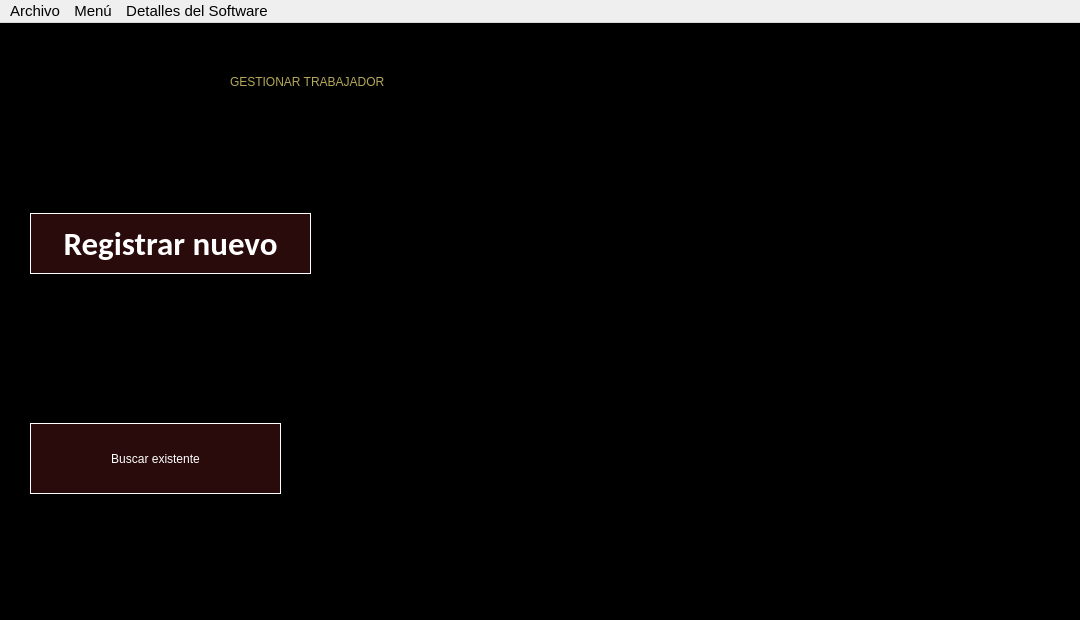
<?xml version="1.0" encoding="UTF-8"?>
<ui version="4.0">
 <class>MainWindow</class>
 <widget class="QMainWindow" name="MainWindow">
  <property name="geometry">
   <rect>
    <x>0</x>
    <y>0</y>
    <width>1080</width>
    <height>620</height>
   </rect>
  </property>
  <property name="minimumSize">
   <size>
    <width>1080</width>
    <height>620</height>
   </size>
  </property>
  <property name="maximumSize">
   <size>
    <width>1080</width>
    <height>620</height>
   </size>
  </property>
  <property name="font">
   <font>
    <pointsize>9</pointsize>
   </font>
  </property>
  <property name="windowTitle">
   <string>Gestión de Sueldos</string>
  </property>
  <property name="styleSheet">
   <string notr="true">QWidget#centralwidget{
background-color: rgb(0, 0, 0);
}
</string>
  </property>
  <widget class="QWidget" name="centralwidget">
   <widget class="QLabel" name="label">
    <property name="geometry">
     <rect>
      <x>230</x>
      <y>20</y>
      <width>651</width>
      <height>78</height>
     </rect>
    </property>
    <property name="styleSheet">
     <string notr="true">font: 700 40pt &quot;Calibri&quot;;
color: rgb(182, 169, 89);
</string>
    </property>
    <property name="text">
     <string>GESTIONAR TRABAJADOR</string>
    </property>
   </widget>
   <widget class="QPushButton" name="pushButton_BuscarExistente">
    <property name="geometry">
     <rect>
      <x>30</x>
      <y>400</y>
      <width>251</width>
      <height>71</height>
     </rect>
    </property>
    <property name="autoFillBackground">
     <bool>false</bool>
    </property>
    <property name="styleSheet">
     <string notr="true">font: 700 25pt &quot;Calibri&quot;;
color: white;
border: 1px solid white;
background-color: rgb(41, 11, 11);</string>
    </property>
    <property name="text">
     <string>Buscar existente</string>
    </property>
   </widget>
   <widget class="QPushButton" name="pushButton_RegistrarNuevo">
    <property name="geometry">
     <rect>
      <x>30</x>
      <y>190</y>
      <width>281</width>
      <height>61</height>
     </rect>
    </property>
    <property name="sizePolicy">
     <sizepolicy hsizetype="Fixed" vsizetype="Fixed">
      <horstretch>0</horstretch>
      <verstretch>0</verstretch>
     </sizepolicy>
    </property>
    <property name="font">
     <font>
      <family>Calibri</family>
      <pointsize>25</pointsize>
      <italic>false</italic>
      <bold>true</bold>
     </font>
    </property>
    <property name="autoFillBackground">
     <bool>false</bool>
    </property>
    <property name="styleSheet">
     <string notr="true">font: 700 25pt &quot;Calibri&quot;;
color: white;
border: 1px solid white;
background-color: rgb(41, 11, 11);</string>
    </property>
    <property name="text">
     <string>Registrar nuevo</string>
    </property>
    <property name="checkable">
     <bool>false</bool>
    </property>
    <property name="autoRepeat">
     <bool>false</bool>
    </property>
    <property name="autoDefault">
     <bool>false</bool>
    </property>
    <property name="flat">
     <bool>false</bool>
    </property>
   </widget>
   <widget class="QPushButton" name="pushButtonRegresar">
    <property name="geometry">
     <rect>
      <x>990</x>
      <y>500</y>
      <width>61</width>
      <height>61</height>
     </rect>
    </property>
    <property name="font">
     <font>
      <pointsize>36</pointsize>
     </font>
    </property>
    <property name="styleSheet">
     <string notr="true"/>
    </property>
    <property name="text">
     <string/>
    </property>
    <property name="icon">
     <iconset>
      <normaloff>flecha_regresar.png</normaloff>flecha_regresar.png</iconset>
    </property>
    <property name="iconSize">
     <size>
      <width>50</width>
      <height>50</height>
     </size>
    </property>
    <property name="autoDefault">
     <bool>false</bool>
    </property>
    <property name="default">
     <bool>false</bool>
    </property>
    <property name="flat">
     <bool>true</bool>
    </property>
   </widget>
   <widget class="QLabel" name="label_2">
    <property name="geometry">
     <rect>
      <x>300</x>
      <y>160</y>
      <width>611</width>
      <height>411</height>
     </rect>
    </property>
    <property name="text">
     <string/>
    </property>
    <property name="pixmap">
     <pixmap>darkTrabajadorMejorado.png</pixmap>
    </property>
    <property name="scaledContents">
     <bool>true</bool>
    </property>
   </widget>
   <zorder>label_2</zorder>
   <zorder>label</zorder>
   <zorder>pushButton_BuscarExistente</zorder>
   <zorder>pushButton_RegistrarNuevo</zorder>
   <zorder>pushButtonRegresar</zorder>
  </widget>
  <widget class="QMenuBar" name="menubarMenuTrabajador">
   <property name="geometry">
    <rect>
     <x>0</x>
     <y>0</y>
     <width>1080</width>
     <height>26</height>
    </rect>
   </property>
   <property name="font">
    <font>
     <pointsize>11</pointsize>
     <italic>false</italic>
     <bold>false</bold>
    </font>
   </property>
   <widget class="QMenu" name="menubarArchivo">
    <property name="font">
     <font>
      <pointsize>11</pointsize>
     </font>
    </property>
    <property name="title">
     <string>Archivo</string>
    </property>
    <addaction name="separator"/>
    <addaction name="actionSalir"/>
   </widget>
   <widget class="QMenu" name="menubarMenu">
    <property name="font">
     <font>
      <pointsize>11</pointsize>
     </font>
    </property>
    <property name="title">
     <string>Menú</string>
    </property>
    <addaction name="actionInicio"/>
    <addaction name="actionTrabajador"/>
    <addaction name="actionBonificaciones"/>
   </widget>
   <widget class="QMenu" name="menubarDetallesDelSoftware">
    <property name="font">
     <font>
      <pointsize>11</pointsize>
     </font>
    </property>
    <property name="title">
     <string>Detalles del Software</string>
    </property>
    <addaction name="actionAcercaDeGestorDeSueldosV1"/>
    <addaction name="actionAcercaDeNosotros"/>
   </widget>
   <addaction name="menubarArchivo"/>
   <addaction name="menubarMenu"/>
   <addaction name="menubarDetallesDelSoftware"/>
  </widget>
  <action name="actionSobre_nosotros">
   <property name="text">
    <string>Sobre nosotros</string>
   </property>
  </action>
  <action name="actionSalir">
   <property name="text">
    <string>Salir</string>
   </property>
  </action>
  <action name="actionAa">
   <property name="text">
    <string>Aa</string>
   </property>
  </action>
  <action name="actionInicio">
   <property name="text">
    <string>Inicio</string>
   </property>
  </action>
  <action name="actionTrabajador">
   <property name="text">
    <string>Trabajador</string>
   </property>
  </action>
  <action name="actionBonificaciones">
   <property name="text">
    <string>Bonificaciones</string>
   </property>
  </action>
  <action name="actionAcercaDeGestorDeSueldosV1">
   <property name="text">
    <string>Acerca de Gestor de Sueldos v1</string>
   </property>
  </action>
  <action name="actionAcercaDeNosotros">
   <property name="text">
    <string>Acerca de nosotros</string>
   </property>
  </action>
 </widget>
 <resources/>
 <connections/>
</ui>
